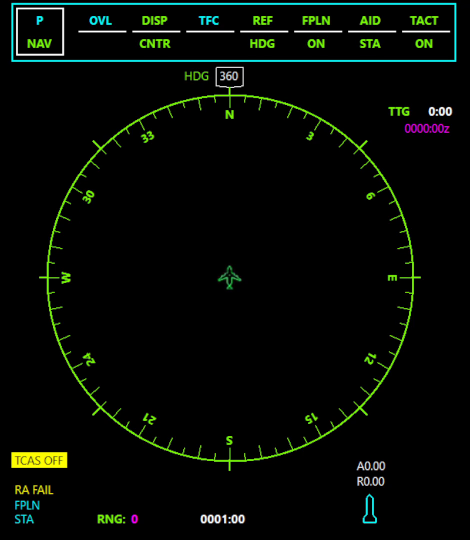
#> input picture frame 160 of Videos/Gauge_diff1.mp4, 940 x 1080 px, given in place of Gauge_base.mp4, which was not available (shown at 1/2 size)
$ python Gauge_NO_SYNC.py
#> lines starting #> are read from the running program, lines starting #| are printed output that depends on the picture; after the words box and inside, x2 and y2 are one past the last pixel; in counts of white or black regions, pixels touching at a corner belong together; pictures that were not available may be replaced by others from this repository, and a replacement may not be noted
import cv2 as cv
import numpy as np

def find_frame_difference(gray1, frame2):
    # Convert frames to grayscale for simplicityx
    gray2 = cv.cvtColor(frame2, cv.COLOR_BGR2GRAY)

    # Find pixel-wise differences in the two frames
    diff = cv.absdiff(gray1, gray2)

    # Create a binary image, setting pixels above a threshold to white and below to black
    _, thresholded_diff = cv.threshold(diff, 50, 255, cv.THRESH_BINARY)

    # Count the number of non-black pixels in the thresholded_diff
    non_zero_count = np.count_nonzero(thresholded_diff)

    # Return true if more than "threshold" non-black pixels are found
    threshold = 50
    return non_zero_count > threshold

def find_matching_frame(gray1, frame2):
    # Convert frames to grayscale for simplicity
    gray2 = cv.cvtColor(frame2, cv.COLOR_BGR2GRAY)

    # Find pixel-wise differences in the two frames
    diff = cv.absdiff(gray1, gray2)

    # Create a binary image, setting pixels above a threshold to white and below to black
    _, thresholded_diff = cv.threshold(diff, 10, 255, cv.THRESH_BINARY)

    # Count the number of non-black pixels in the thresholded_diff
    non_zero_count = np.count_nonzero(thresholded_diff)

    # Return true if less than "threshold" non-black pixels are found
    threshold = 20
    return non_zero_count < threshold

def find_sync_frame_number(first_frame, base_vid):
    # Reset video capture to the beginning
    base_vid.set(cv.CAP_PROP_POS_FRAMES, 0)

    frame_number = 0

    while True:
        # Read the next frame
        ret, frame = base_vid.read()

        # If no frame is found, break the loop
        if not ret:
            break

        frame_number += 1

        # If a non-matching frame is found, return the current frame number
        if find_frame_difference(first_frame, frame):
            return frame_number

    return None

def get_frame_at_number(frame_number, vid):
    # Set video capture to the specified frame number
    vid.set(cv.CAP_PROP_POS_FRAMES, frame_number)

    # Read the frame at the specified frame number
    ret, frame = vid.read()

    # Return the frame if found, otherwise return None
    if ret:
        return frame
    else:
        return None

def find_matching_frame_number(sync_frame, alt_vid):
    frame_number = 0

    while True:
        # Read the next frame
        ret, frame = alt_vid.read()

        # If no frame is found, break the loop
        if not ret:
            break

        frame_number += 1

        # Return the frame number if a matching frame is found
        if find_matching_frame(sync_frame, frame):
            return frame_number

    return None

def rescaleFrame(frame, scale=0.5):
    # images, videos and live videos
    width = int(frame.shape[1] * scale)
    height = int(frame.shape[0] * scale)
    dimensions = (width, height)  # tuple of width and height

    return cv.resize(frame, dimensions, interpolation=cv.INTER_AREA)

def add_border(frame, border_size):
    border_color = (255, 255, 255)
    bordered_frame = cv.copyMakeBorder(frame, border_size, border_size, border_size, border_size, cv.BORDER_CONSTANT, value=border_color)
    return bordered_frame

def main():
    # Open video capture for base and alternative videos
    # base_vid = cv.VideoCapture('../../Videos/scenario_base.mp4')
    # alt_vid = cv.VideoCapture('../../Videos/scenario_alt2.mp4')
    base_vid = cv.VideoCapture('../../Videos/Gauge_base.mp4')
    alt_vid = cv.VideoCapture('../../Videos/Gauge_diff1.mp4')

    # Get and set frame rates to match for synchronization
    base_frame_rate = base_vid.get(cv.CAP_PROP_FPS)
    alt_vid.set(cv.CAP_PROP_FPS, base_frame_rate)

    # Get video properties for output
    frame_width = int(base_vid.get(cv.CAP_PROP_FRAME_WIDTH))
    frame_height = int(base_vid.get(cv.CAP_PROP_FRAME_HEIGHT))
    fps = int(base_vid.get(cv.CAP_PROP_FPS))

    # Capture the first frame of the base video
    ret, first_frame = base_vid.read()
#> first_frame is the input picture: shape (1080, 940, 3); mean B, G, R 5, 10.1, 5.7

    # Convert it to grayscale for simplicity
    first_frame = cv.cvtColor(first_frame, cv.COLOR_BGR2GRAY)
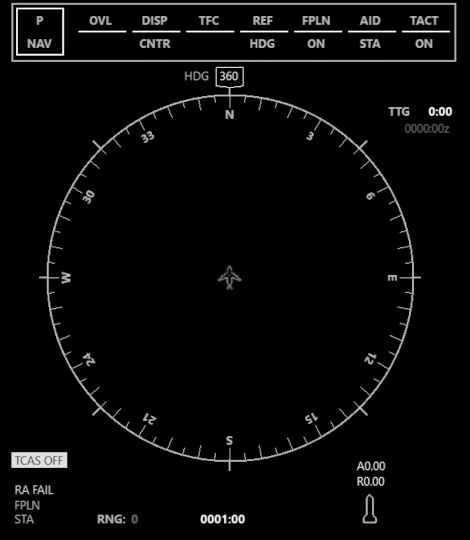
#> first_frame: shape (1080, 940) (shown at 1/2 size); min 0, max 255, mean 8.2

    # Find frame numbers where videos are synchronized
    sync_frame_number = find_sync_frame_number(first_frame, base_vid)
#> in find_frame_difference, `diff = cv.absdiff(gray1, gray2)`:
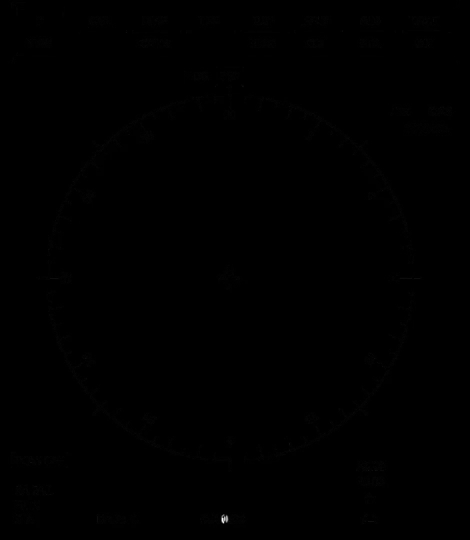
#> diff: shape (1080, 940) (shown at 1/2 size); min 0, max 252, mean 0.2
#> in find_frame_difference, `_, thresholded_diff = cv.threshold(diff, 50, 255, cv.THRESH_BINARY)`: thresholded_diff: shape (1080, 940); 0.02% white; 2 white regions, box (x1, y1, x2, y2) and area: (442, 1029, 451, 1047) 115, (452, 1030, 457, 1045) 54
#> in find_frame_difference, `non_zero_count = np.count_nonzero(thresholded_diff)`: non_zero_count = 169
#> sync_frame_number = 1

    # Get the frame at the sync_frame_number
    sync_frame = get_frame_at_number(sync_frame_number, base_vid)
    print("Base video reference frame found at frame number: ", sync_frame_number)
#| Base video reference frame found at frame number:  1

    # Convert it to grayscale for simplicity
    sync_frame = cv.cvtColor(sync_frame, cv.COLOR_BGR2GRAY)

    # Find the frame number in the alt video that contains the sync frame
    alt_sync_frame_number = find_matching_frame_number(sync_frame, alt_vid)
#> in find_matching_frame, `_, thresholded_diff = cv.threshold(diff, 10, 255, cv.THRESH_BINARY)`: thresholded_diff: shape (1080, 940); 0.02% white; 3 white regions (2 under 20 px), largest, box (x1, y1, x2, y2) and area: (442, 1029, 458, 1047) 227
#> in find_matching_frame, `non_zero_count = np.count_nonzero(thresholded_diff)`: non_zero_count = 229
    print("Alt video reference frame found at frame number: ", alt_sync_frame_number)

    # find the minimum frame number
    min_frame_number = min(sync_frame_number, alt_sync_frame_number)

    # Print frame numbers for reference
    print("Minumum frame number: ", min_frame_number)
    print("Starting base video from frame number: ", sync_frame_number - min_frame_number)
    print("Starting alt video from frame number: ", alt_sync_frame_number - min_frame_number)

    # Set starting frame numbers for both videos
    base_vid.set(cv.CAP_PROP_POS_FRAMES, 0)
    alt_vid.set(cv.CAP_PROP_POS_FRAMES, 0)

    # Define border sizes and output video properties
    border_size = 30
    bottom_border_size = 100
    output_width = (frame_width + (border_size * 2)) * 2
    output_height = frame_height + border_size + bottom_border_size

    # Define coordinates for text placement
    video_width = frame_width + border_size * 2
    text_x_pos = int(video_width / 2 - 120)
    text_y_pos = int(output_height - 20)

    codec = cv.VideoWriter_fourcc(*'mp4v')
    output_video = cv.VideoWriter('Videos/Gauge_unsynched.mp4', codec, fps, (output_width, output_height), True)

    frame_number = 0

    while True:
        ret_base, frame_base = base_vid.read()
        ret_alt, frame_alt = alt_vid.read()

        if not ret_base or not ret_alt:
            break

        # Increment frame number
        frame_number += 1

        # Stop if frame number reaches 240
        if frame_number > 240:
            break

        # Add a borders and text
        bordered_frame_base = cv.copyMakeBorder(frame_base, border_size, bottom_border_size, border_size, border_size, cv.BORDER_CONSTANT, value=(255, 255, 255))
        bordered_frame_alt = cv.copyMakeBorder(frame_alt, border_size, bottom_border_size, border_size, border_size, cv.BORDER_CONSTANT, value=(255, 255, 255))
        cv.putText(bordered_frame_base, "Video 1", (text_x_pos, text_y_pos), cv.FONT_HERSHEY_COMPLEX_SMALL, 3, (0, 0, 0), 2)
        cv.putText(bordered_frame_alt, "Video 2", (text_x_pos, text_y_pos), cv.FONT_HERSHEY_COMPLEX_SMALL, 3, (0, 0, 0), 2)

        concatenated_frame = np.concatenate((bordered_frame_base, bordered_frame_alt), axis=1)

        cv.imshow('Synced Video', concatenated_frame)

        # Write the frame to the output video
        output_video.write(concatenated_frame)

        # play frames with 30 ms delay between each frame
        # Break the loop if 'q' is pressed
        if (cv.waitKey(1) & 0xFF == ord('q')) or (cv.waitKey(1) & 0xFF == ord('Q')):
            break

    # Release video captures and close windows
    base_vid.release()
    alt_vid.release()
    cv.destroyAllWindows()

    # Release the output video
    output_video.release()

if __name__ == '__main__':
    main()

$ run again, starting later in the video
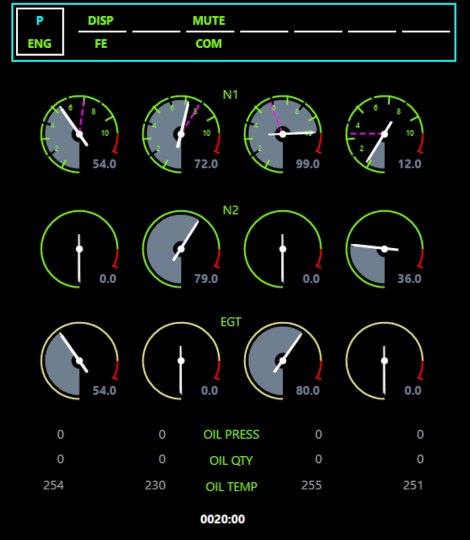
#> input picture frame 723 of Videos/Gauge_diff1.mp4, 940 x 1080 px, given in place of Gauge_base.mp4, which was not available (shown at 1/2 size)
#> in main, first_frame is the input picture: shape (1080, 940, 3); mean B, G, R 14, 17, 13
#> first_frame: shape (1080, 940)
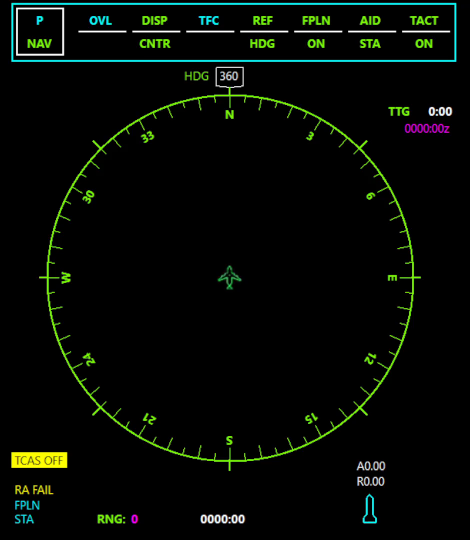
#> input picture frame 0 of Videos/Gauge_diff1.mp4, 940 x 1080 px, given in place of Gauge_base.mp4, which was not available (shown at 1/2 size)
#> in find_sync_frame_number, frame is the input picture: shape (1080, 940, 3); mean B, G, R 5.1, 10.1, 5.7
#> in find_frame_difference, `non_zero_count = np.count_nonzero(thresholded_diff)`: non_zero_count = 126854
#> sync_frame_number = 1
#| Base video reference frame found at frame number:  1
#> in find_matching_frame, `_, thresholded_diff = cv.threshold(diff, 10, 255, cv.THRESH_BINARY)`:
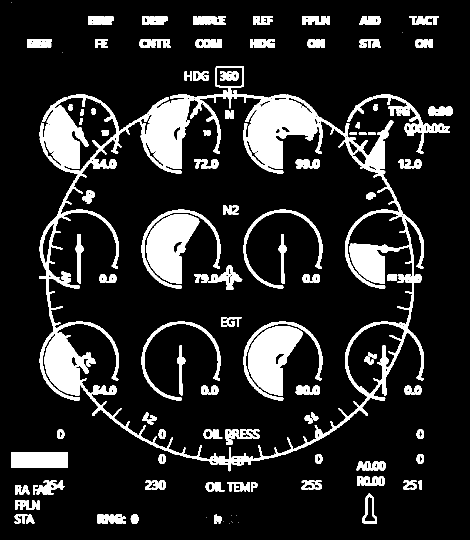
#> thresholded_diff: shape (1080, 940) (shown at 1/2 size); 14.6% white; 120 white regions (15 under 20 px), largest, box (x1, y1, x2, y2) and area: (78, 133, 848, 943) 77165, (496, 652, 606, 791) 9228, (292, 428, 400, 568) 9118
#> in find_matching_frame, `non_zero_count = np.count_nonzero(thresholded_diff)`: non_zero_count = 148374

$ run again, starting later in the video
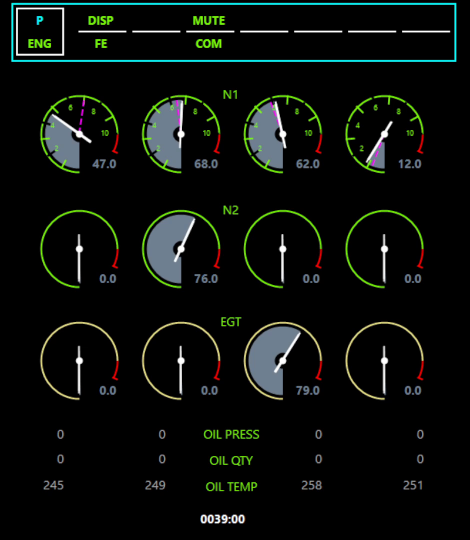
#> input picture frame 1285 of Videos/Gauge_diff1.mp4, 940 x 1080 px, given in place of Gauge_base.mp4, which was not available (shown at 1/2 size)
#> in main, first_frame is the input picture: shape (1080, 940, 3); mean B, G, R 11.9, 15, 11.3
#> first_frame: shape (1080, 940)
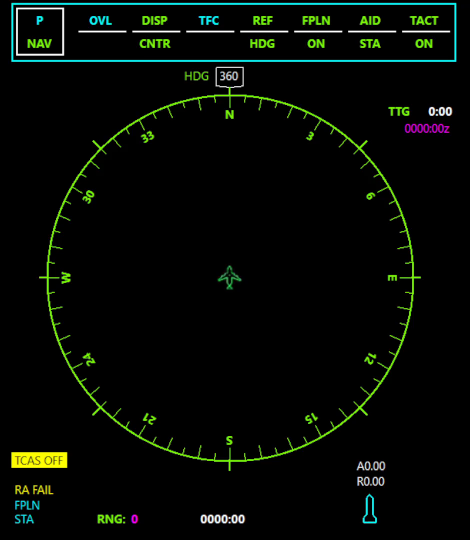
#> input picture frame 0 of Videos/Gauge_diff1.mp4, 940 x 1080 px, given in place of Gauge_base.mp4, which was not available (shown at 1/2 size)
#> in find_sync_frame_number, frame is the input picture: shape (1080, 940, 3); mean B, G, R 5.1, 10.1, 5.7
#> in find_frame_difference, `non_zero_count = np.count_nonzero(thresholded_diff)`: non_zero_count = 113649
#> sync_frame_number = 1
#| Base video reference frame found at frame number:  1
#> in find_matching_frame, `_, thresholded_diff = cv.threshold(diff, 10, 255, cv.THRESH_BINARY)`:
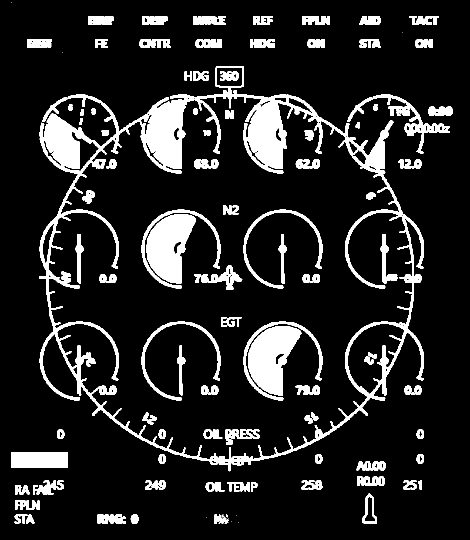
#> thresholded_diff: shape (1080, 940) (shown at 1/2 size); 13.2% white; 117 white regions (13 under 20 px), largest, box (x1, y1, x2, y2) and area: (78, 133, 848, 943) 61517, (496, 652, 603, 791) 9096, (292, 428, 392, 568) 8825
#> in find_matching_frame, `non_zero_count = np.count_nonzero(thresholded_diff)`: non_zero_count = 134110
